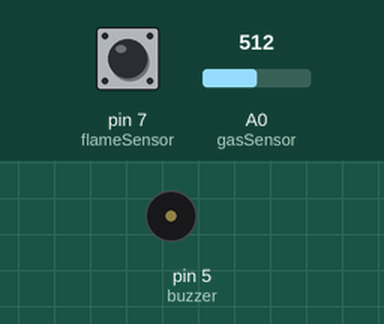
This sketch was run on a simulated Arduino Uno, built with avr-gcc and run on an emulated ATmega328P. On the bench: buzzer (waves = sounding). Inputs (shaded band) come from the test bench; at power-on: A0 (gasSensor) = 512, pin 7 (flameSensor) HIGH. What the sketch prints to the serial monitor is not drawn.

Above: at 1.2 s.
1.3 s: A0 (gasSensor) set to 217
4.3 s: A0 (gasSensor) set to 185
5.8 s: pin 7 (flameSensor) driven LOW
8.8 s: pin 7 (flameSensor) pulsed HIGH 2 times (0.12 s each, 0.3 s apart)
12.4 s: pin 7 (flameSensor) driven HIGH
15.4 s: pin 7 (flameSensor) pulsed LOW 2 times (0.12 s each, 0.3 s apart)
Timing chart, 0 to 18.4 s (numbered marks = the images above; inputs shaded):
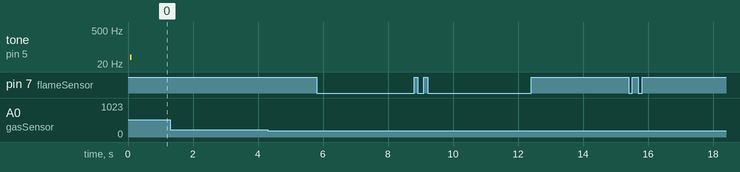

Measured:
- after the input at 12.4 s, every drawn part: stays the same

The sketch:

Smart_Fire_Alarming_System.ino
```cpp
int gasSensor = A0, flameSensor=7, buzzer=5;

void setup() {
    Serial.begin(9600);
    pinMode(buzzer,OUTPUT);
    pinMode(flameSensor,INPUT);
}

void loop() {

    if(digitalRead(flameSensor)== 0){
      Serial.print("Fire Detected");
      digitalWrite(buzzer,HIGH);
    }
    else{
      Serial.print("No Fire Detected");
      digitalWrite(buzzer,LOW);
    }

    //Serial.println(analogRead(gasSensor)){

    if(analogRead(gasSensor)>200){
      Serial.print(" Smoke Detected");
      digitalWrite(buzzer,HIGH);
    }
    else{
      Serial.print(" No Smoke Detected");
      digitalWrite(buzzer,LOW);
    }

    Serial.println("");

}
```
